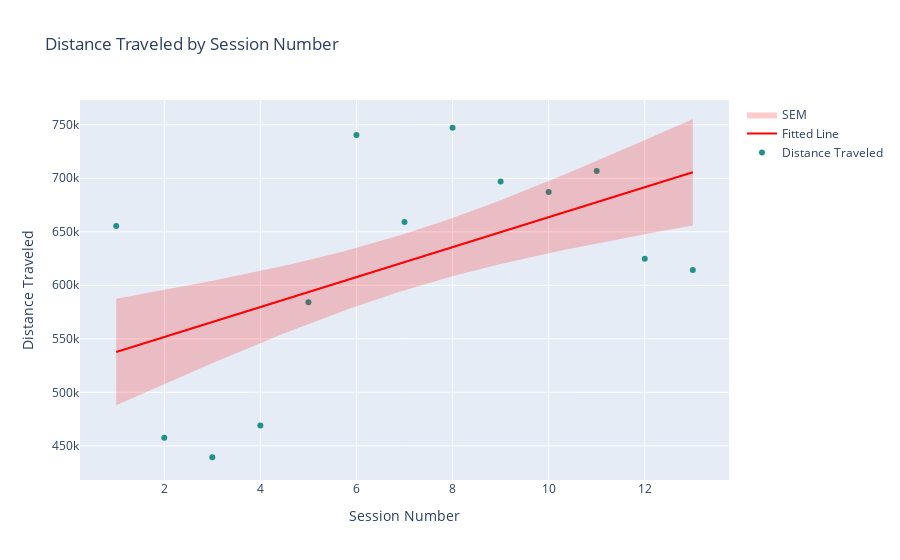
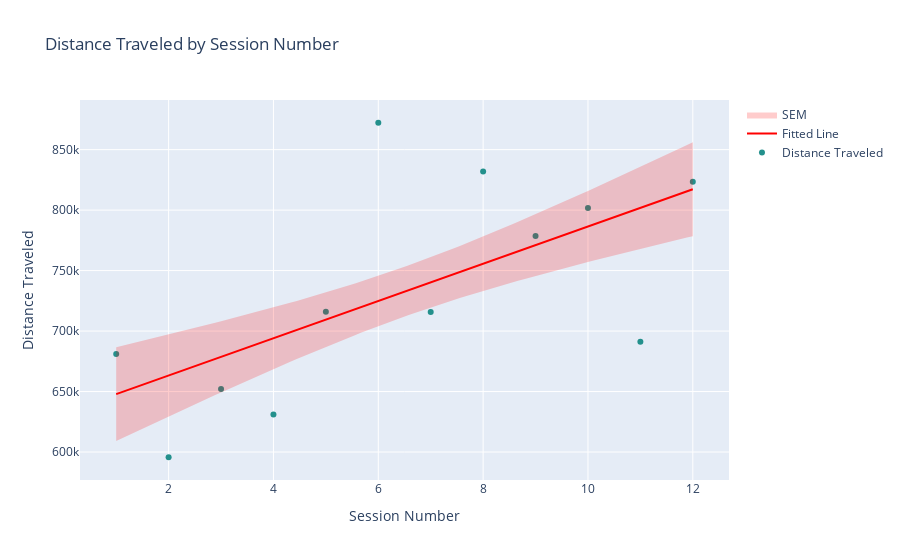

Notebook cell for these charts, in order:
### Markdown cell above
### Visualize distance traveled for individual mice.

### Code cell
# Make a subset of the summary dataframe for a specific mouse
for mouse_id in set(mice):
    #mouse_id = '1003'
    mouse_df = clickbait.summary_df[clickbait.summary_df['mouse_id'] == mouse_id]
    #mouse_df = mouse_df[mouse_df['session_id'].str.contains('full')]   

    linear_regression_plot(mouse_df, dv='distance_traveled', iv='session_number', dv_name='Distance Traveled', iv_name='Session Number', error_type='SEM')
